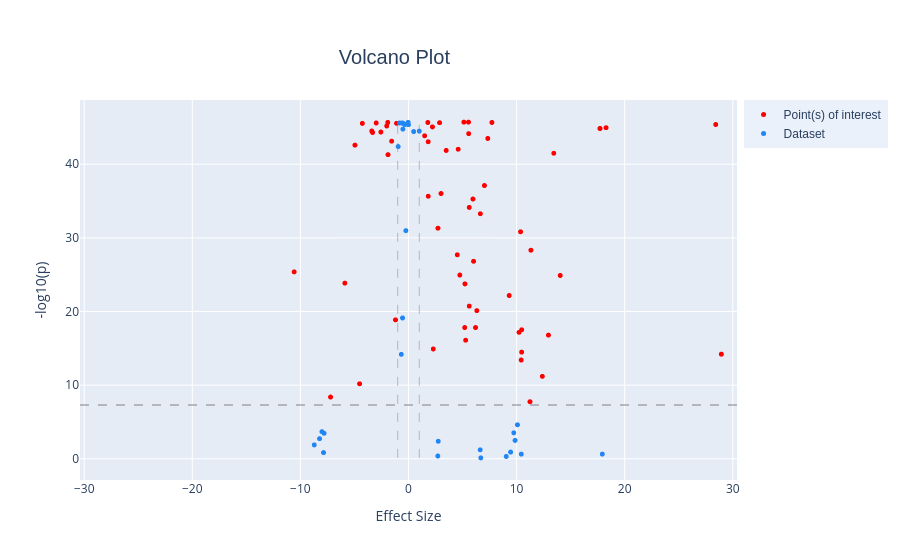

This figure's notebook cell:
### Code cell
# Filter volcano data by image filter
image_filter = 'original'

filtered_vol_df = volcano_df.loc[volcano_df['GENE'].str.contains(image_filter)]

dash_bio.VolcanoPlot(
    dataframe = filtered_vol_df,
    snp = 'GENE',
    logp = True
)

### Figure 1 — Plotly figure (JSON) as saved in the notebook; plotly's stock layout.template omitted (floating-point values rounded to 4 significant figures)
{"data": [{"marker": {"color": "red", "size": 5}, "mode": "markers", "name": "Point(s) of interest", "text": ["SNP: original_firstorder_10Percentile<br>GENE: original_firstorder_10Percentile", "SNP: original_firstorder_Energy<br>GENE: original_firstorder_Energy", "SNP: original_firstorder_Entropy<br>GENE: original_firstorder_Entropy", "SNP: original_firstorder_InterquartileRange<br>GENE: original_firstorder_InterquartileRange", "SNP: original_firstorder_Kurtosis<br>GENE: original_firstorder_Kurtosis", "SNP: original_firstorder_MeanAbsoluteDeviation<br>GENE: original_firstorder_MeanAbsoluteDeviation", "SNP: original_firstorder_Mean<br>GENE: original_firstorder_Mean", "SNP: original_firstorder_Median<br>GENE: original_firstorder_Median", "SNP: original_firstorder_RobustMeanAbsoluteDeviation<br>GENE: original_firstorder_RobustMeanAbsoluteDeviation", "SNP: original_firstorder_RootMeanSquared<br>GENE: original_firstorder_RootMeanSquared", "SNP: original_firstorder_Skewness<br>GENE: original_firstorder_Skewness", "SNP: original_firstorder_TotalEnergy<br>GENE: original_firstorder_TotalEnergy", "SNP: original_firstorder_Variance<br>GENE: original_firstorder_Variance", "SNP: original_glcm_Autocorrelation<br>GENE: original_glcm_Autocorrelation", "SNP: original_glcm_ClusterShade<br>GENE: original_glcm_ClusterShade", "SNP: original_glcm_ClusterTendency<br>GENE: original_glcm_ClusterTendency", "SNP: original_glcm_Contrast<br>GENE: original_glcm_Contrast", "SNP: original_glcm_DifferenceVariance<br>GENE: original_glcm_DifferenceVariance", "SNP: original_glcm_JointAverage<br>GENE: original_glcm_JointAverage", "SNP: original_glcm_JointEntropy<br>GENE: original_glcm_JointEntropy", "SNP: original_glcm_SumAverage<br>GENE: original_glcm_SumAverage", "SNP: original_glcm_SumEntropy<br>GENE: original_glcm_SumEntropy", "SNP: original_glcm_SumSquares<br>GENE: original_glcm_SumSquares", "SNP: original_glrlm_GrayLevelNonUniformity<br>GENE: original_glrlm_GrayLevelNonUniformity", "SNP: original_glrlm_GrayLevelVariance<br>GENE: original_glrlm_GrayLevelVariance", "SNP: original_glrlm_HighGrayLevelRunEmphasis<br>GENE: original_glrlm_HighGrayLevelRunEmphasis", "SNP: original_glrlm_LongRunEmphasis<br>GENE: original_glrlm_LongRunEmphasis", "SNP: original_glrlm_LongRunHighGrayLevelEmphasis<br>GENE: original_glrlm_LongRunHighGrayLevelEmphasis", "SNP: original_glrlm_RunEntropy<br>GENE: original_glrlm_RunEntropy", "SNP: original_glrlm_RunLengthNonUniformity<br>GENE: original_glrlm_RunLengthNonUniformity", "SNP: original_glrlm_RunVariance<br>GENE: original_glrlm_RunVariance", "SNP: original_glszm_GrayLevelNonUniformity<br>GENE: original_glszm_GrayLevelNonUniformity", "SNP: original_glszm_LargeAreaEmphasis<br>GENE: original_glszm_LargeAreaEmphasis", "SNP: original_glszm_LargeAreaHighGrayLevelEmphasis<br>GENE: original_glszm_LargeAreaHighGrayLevelEmphasis", "SNP: original_glszm_LargeAreaLowGrayLevelEmphasis<br>GENE: original_glszm_LargeAreaLowGrayLevelEmphasis", "SNP: original_glszm_SizeZoneNonUniformity<br>GENE: original_glszm_SizeZoneNonUniformity", "SNP: original_glszm_ZoneVariance<br>GENE: original_glszm_ZoneVariance", "SNP: original_gldm_DependenceNonUniformity<br>GENE: original_gldm_DependenceNonUniformity", "SNP: original_gldm_DependenceVariance<br>GENE: original_gldm_DependenceVariance", "SNP: original_gldm_GrayLevelNonUniformity<br>GENE: original_gldm_GrayLevelNonUniformity", "SNP: original_gldm_GrayLevelVariance<br>GENE: original_gldm_GrayLevelVariance", "SNP: original_gldm_HighGrayLevelEmphasis<br>GENE: original_gldm_HighGrayLevelEmphasis", "SNP: original_gldm_LargeDependenceEmphasis<br>GENE: original_gldm_LargeDependenceEmphasis", "SNP: original_gldm_LargeDependenceHighGrayLevelEmphasis<br>GENE: original_gldm_LargeDependenceHighGrayLevelEmphasis", "SNP: original_gldm_SmallDependenceHighGrayLevelEmphasis<br>GENE: original_gldm_SmallDependenceHighGrayLevelEmphasis", "SNP: original_ngtdm_Complexity<br>GENE: original_ngtdm_Complexity", "SNP: original_ngtdm_Strength<br>GENE: original_ngtdm_Strength", "SNP: original_firstorder_Uniformity<br>GENE: original_firstorder_Uniformity", "SNP: original_glcm_Imc1<br>GENE: original_glcm_Imc1", "SNP: original_glcm_InverseVariance<br>GENE: original_glcm_InverseVariance", "SNP: original_glcm_JointEnergy<br>GENE: original_glcm_JointEnergy", "SNP: original_glcm_MaximumProbability<br>GENE: original_glcm_MaximumProbability", "SNP: original_glrlm_GrayLevelNonUniformityNormalized<br>GENE: original_glrlm_GrayLevelNonUniformityNormalized", "SNP: original_glrlm_LongRunLowGrayLevelEmphasis<br>GENE: original_glrlm_LongRunLowGrayLevelEmphasis", "SNP: original_glrlm_RunLengthNonUniformityNormalized<br>GENE: original_glrlm_RunLengthNonUniformityNormalized", "SNP: original_glszm_GrayLevelNonUniformityNormalized<br>GENE: original_glszm_GrayLevelNonUniformityNormalized", "SNP: original_glszm_LowGrayLevelZoneEmphasis<br>GENE: original_glszm_LowGrayLevelZoneEmphasis", "SNP: original_glszm_SizeZoneNonUniformityNormalized<br>GENE: original_glszm_SizeZoneNonUniformityNormalized", "SNP: original_glszm_ZonePercentage<br>GENE: original_glszm_ZonePercentage", "SNP: original_gldm_DependenceNonUniformityNormalized<br>GENE: original_gldm_DependenceNonUniformityNormalized", "SNP: original_gldm_SmallDependenceEmphasis<br>GENE: original_gldm_SmallDependenceEmphasis", "SNP: original_gldm_SmallDependenceLowGrayLevelEmphasis<br>GENE: original_gldm_SmallDependenceLowGrayLevelEmphasis", "SNP: original_ngtdm_Contrast<br>GENE: original_ngtdm_Contrast"], "type": "scattergl", "x": [5.619, 28.94, 1.494, 5.568, 5.119, 5.962, 5.22, 6.022, 4.596, 7.025, 1.827, 28.94, 14.04, 10.47, 11.32, 6.322, 3.487, 3.01, 5.2, 2.216, 6.2, 1.821, 4.511, 11.24, 5.288, 10.43, 2.877, 13.44, 2.292, 12.38, 1.788, 5.621, 17.72, 28.42, 7.334, 9.315, 17.71, 10.23, 5.548, 12.95, 4.75, 10.47, 7.715, 18.28, 6.646, 10.37, 2.722, -2.016, -1.898, -1.558, -2.989, -1.92, -2.556, -5.89, -1.102, -4.525, -7.21, -1.203, -3.325, -4.271, -3.398, -10.58, -4.956], "y": [34.14, 14.2, 43.86, 44.15, 45.72, 35.27, 23.75, 26.82, 42.03, 37.11, 35.65, 14.2, 24.89, 17.52, 28.32, 20.12, 41.87, 36.02, 17.82, 45.07, 17.82, 43.05, 27.7, 7.749, 16.1, 13.41, 45.64, 41.49, 14.9, 11.19, 45.67, 20.73, 44.85, 45.39, 43.5, 22.17, 44.85, 17.17, 45.72, 16.79, 24.95, 14.48, 45.67, 44.96, 33.27, 30.83, 31.31, 45.2, 41.3, 43.13, 45.6, 45.68, 44.37, 23.85, 45.56, 10.18, 8.38, 18.86, 44.31, 45.55, 44.51, 25.38, 42.59]}, {"marker": {"color": "#2186f4", "size": 5}, "mode": "markers", "name": "Dataset", "text": ["SNP: original_firstorder_90Percentile<br>GENE: original_firstorder_90Percentile", "SNP: original_firstorder_Maximum<br>GENE: original_firstorder_Maximum", "SNP: original_firstorder_Minimum<br>GENE: original_firstorder_Minimum", "SNP: original_firstorder_Range<br>GENE: original_firstorder_Range", "SNP: original_glcm_ClusterProminence<br>GENE: original_glcm_ClusterProminence", "SNP: original_glcm_Correlation<br>GENE: original_glcm_Correlation", "SNP: original_glcm_DifferenceAverage<br>GENE: original_glcm_DifferenceAverage", "SNP: original_glcm_DifferenceEntropy<br>GENE: original_glcm_DifferenceEntropy", "SNP: original_glcm_Id<br>GENE: original_glcm_Id", "SNP: original_glcm_Idm<br>GENE: original_glcm_Idm", "SNP: original_glcm_Idmn<br>GENE: original_glcm_Idmn", "SNP: original_glcm_Idn<br>GENE: original_glcm_Idn", "SNP: original_glcm_Imc2<br>GENE: original_glcm_Imc2", "SNP: original_glcm_MCC<br>GENE: original_glcm_MCC", "SNP: original_glrlm_LowGrayLevelRunEmphasis<br>GENE: original_glrlm_LowGrayLevelRunEmphasis", "SNP: original_glrlm_RunPercentage<br>GENE: original_glrlm_RunPercentage", "SNP: original_glrlm_ShortRunEmphasis<br>GENE: original_glrlm_ShortRunEmphasis", "SNP: original_glrlm_ShortRunHighGrayLevelEmphasis<br>GENE: original_glrlm_ShortRunHighGrayLevelEmphasis", "SNP: original_glrlm_ShortRunLowGrayLevelEmphasis<br>GENE: original_glrlm_ShortRunLowGrayLevelEmphasis", "SNP: original_glszm_GrayLevelVariance<br>GENE: original_glszm_GrayLevelVariance", "SNP: original_glszm_HighGrayLevelZoneEmphasis<br>GENE: original_glszm_HighGrayLevelZoneEmphasis", "SNP: original_glszm_SmallAreaEmphasis<br>GENE: original_glszm_SmallAreaEmphasis", "SNP: original_glszm_SmallAreaHighGrayLevelEmphasis<br>GENE: original_glszm_SmallAreaHighGrayLevelEmphasis", "SNP: original_glszm_SmallAreaLowGrayLevelEmphasis<br>GENE: original_glszm_SmallAreaLowGrayLevelEmphasis", "SNP: original_glszm_ZoneEntropy<br>GENE: original_glszm_ZoneEntropy", "SNP: original_gldm_DependenceEntropy<br>GENE: original_gldm_DependenceEntropy", "SNP: original_gldm_LargeDependenceLowGrayLevelEmphasis<br>GENE: original_gldm_LargeDependenceLowGrayLevelEmphasis", "SNP: original_gldm_LowGrayLevelEmphasis<br>GENE: original_gldm_LowGrayLevelEmphasis", "SNP: original_ngtdm_Busyness<br>GENE: original_ngtdm_Busyness", "SNP: original_ngtdm_Coarseness<br>GENE: original_ngtdm_Coarseness"], "type": "scattergl", "x": [6.63, 9.042, 9.74, 10.43, 17.93, -0.5211, 0.4766, 0.9956, -0.5307, -0.5784, -0.005881, -0.0353, -0.2414, -0.3356, -7.861, -0.8257, -0.5199, 9.861, -8.223, 6.69, 10.08, -0.5518, 9.446, -7.812, 2.71, 2.752, -0.9561, -8.006, -0.6677, -8.718], "y": [1.215, 0.3096, 3.52, 0.6274, 0.6319, 44.77, 44.43, 44.5, 45.55, 45.59, 45.37, 45.69, 30.98, 45.39, 0.8382, 45.6, 45.58, 2.491, 2.73, 0.12, 4.615, 19.12, 0.9049, 3.458, 0.3719, 2.373, 42.4, 3.679, 14.18, 1.88]}], "layout": {"hovermode": "closest", "legend": {"bgcolor": "#ebf1fa", "font": {"family": "sans-serif"}, "x": 1.01, "yanchor": "top"}, "shapes": [{"line": {"color": "grey", "dash": "dash", "width": 0.5}, "name": "effect size min line", "type": "line", "x0": -1, "x1": -1, "xref": "x", "y0": 0.12, "y1": 45.72, "yref": "y"}, {"line": {"color": "grey", "dash": "dash", "width": 0.5}, "name": "effect size max line", "type": "line", "x0": 1, "x1": 1, "xref": "x", "y0": 0.12, "y1": 45.72, "yref": "y"}, {"line": {"color": "grey", "dash": "dash", "width": 1}, "name": "genomewide_line", "type": "line", "x0": -30.39, "x1": 30.39, "xref": "x", "y0": 7.301, "y1": 7.301, "yref": "y"}], "title": {"font": {"family": "sans-serif", "size": 20}, "text": "Volcano Plot", "x": 0.5, "xanchor": "right", "yanchor": "top"}, "xaxis": {"range": [-30.39, 30.39], "title": {"text": "Effect Size"}, "zeroline": false}, "yaxis": {"title": {"text": "-log10(p)"}, "zeroline": false}}}
